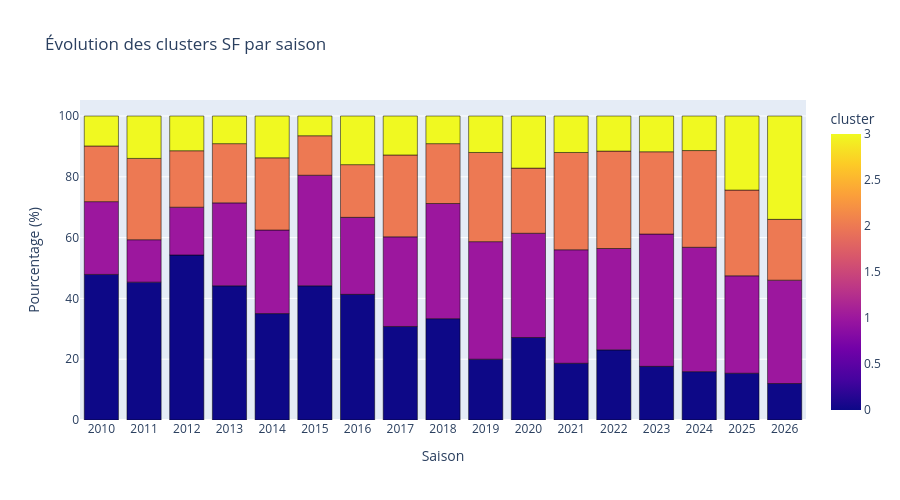

Notebook code for this chart:
### Code cell
df_sf = composition[composition['pos'] == 'SF']

fig_sf = px.bar(
    df_sf,
    x='season',
    y='percent',
    color='cluster',
    hover_data={'count': True, 'percent': ':.1f', 'cluster': True, 'season': True},
    labels={'percent':'Pourcentage (%)', 'season':'Saison', 'cluster_name':'Cluster'},
    title='Évolution des clusters SF par saison',
    height=500,
    width=900
)
fig_sf.update_layout(barmode='stack', legend_title_text='Cluster')
fig_sf.update_traces(marker_line_width=0.5, marker_line_color='black')
fig_sf.show()

### Figure 1 — Plotly figure (JSON) as saved in the notebook; plotly's stock layout.template omitted (floating-point values rounded to 4 significant figures; data arrays with more than 128 entries replaced by an {"elided": "..."} marker saying what was removed)
{"data": [{"customdata": {"elided": "68x2 int values"}, "hovertemplate": "Saison=%{x}<br>Pourcentage (%)=%{y:.1f}<br>count=%{customdata[0]}<br>cluster=%{marker.color}<extra></extra>", "legendgroup": "", "marker": {"color": [0, 1, 2, 3, 0, 1, 2, 3, 0, 1, 2, 3, 0, 1, 2, 3, 0, 1, 2, 3, 0, 1, 2, 3, 0, 1, 2, 3, 0, 1, 2, 3, 0, 1, 2, 3, 0, 1, 2, 3, 0, 1, 2, 3, 0, 1, 2, 3, 0, 1, 2, 3, 0, 1, 2, 3, 0, 1, 2, 3, 0, 1, 2, 3, 0, 1, 2, 3], "coloraxis": "coloraxis", "line": {"color": "black", "width": 0.5}, "pattern": {"shape": ""}}, "name": "", "orientation": "v", "showlegend": false, "textposition": "auto", "type": "bar", "x": ["2010", "2010", "2010", "2010", "2011", "2011", "2011", "2011", "2012", "2012", "2012", "2012", "2013", "2013", "2013", "2013", "2014", "2014", "2014", "2014", "2015", "2015", "2015", "2015", "2016", "2016", "2016", "2016", "2017", "2017", "2017", "2017", "2018", "2018", "2018", "2018", "2019", "2019", "2019", "2019", "2020", "2020", "2020", "2020", "2021", "2021", "2021", "2021", "2022", "2022", "2022", "2022", "2023", "2023", "2023", "2023", "2024", "2024", "2024", "2024", "2025", "2025", "2025", "2025", "2026", "2026", "2026", "2026"], "xaxis": "x", "y": [47.89, 23.94, 18.31, 9.859, 45.35, 13.95, 26.74, 13.95, 54.29, 15.71, 18.57, 11.43, 44.16, 27.27, 19.48, 9.091, 35.0, 27.5, 23.75, 13.75, 44.16, 36.36, 12.99, 6.494, 41.33, 25.33, 17.33, 16.0, 30.77, 29.49, 26.92, 12.82, 33.33, 37.88, 19.7, 9.091, 20.0, 38.67, 29.33, 12.0, 27.14, 34.29, 21.43, 17.14, 18.67, 37.33, 32.0, 12.0, 23.08, 33.33, 32.05, 11.54, 17.65, 43.53, 27.06, 11.76, 15.91, 40.91, 31.82, 11.36, 15.38, 32.05, 28.21, 24.36, 12.0, 34.0, 20.0, 34.0], "yaxis": "y"}], "layout": {"barmode": "stack", "coloraxis": {"colorbar": {"title": {"text": "cluster"}}, "colorscale": [[0, "#0d0887"], [0.1111, "#46039f"], [0.2222, "#7201a8"], [0.3333, "#9c179e"], [0.4444, "#bd3786"], [0.5556, "#d8576b"], [0.6667, "#ed7953"], [0.7778, "#fb9f3a"], [0.8889, "#fdca26"], [1, "#f0f921"]]}, "height": 500, "legend": {"title": {"text": "Cluster"}, "tracegroupgap": 0}, "title": {"text": "Évolution des clusters SF par saison"}, "width": 900, "xaxis": {"anchor": "y", "domain": [0, 1], "title": {"text": "Saison"}}, "yaxis": {"anchor": "x", "domain": [0, 1], "title": {"text": "Pourcentage (%)"}}}}
